Frame 1 (no input): blank canvas, image omitted
Frame 60 (no input): blank canvas, image omitted
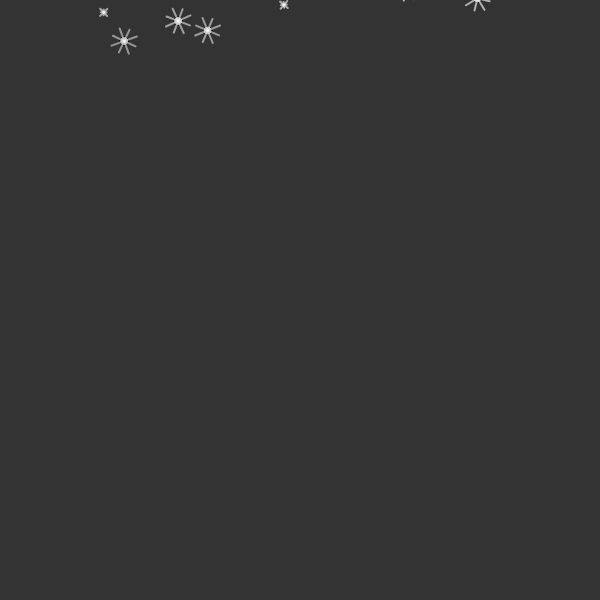
Frame 120 (the mouse pressed at the canvas centre since frame 60)

The p5.js sketch whose frames 1 and 60 were blank and that drew this single picture after the mouse press (run headless with seeded random() and noise() and a simulated clock; from frame 60 on, the mouse is pressed at the canvas centre):

// p5.js sketch
// ── sketch.js
var flakes = [];
var flakeCount;

function setup() {
  createCanvas(600, 600);
  flakeCount = 0;
  for (var i = 0; i < flakeCount; i++) {
    var ss = random(shapesSizes);
    flakes[i] = new flake(random(width), random(-100, -500), ss.size, ss.r, ss.alpha)

  }
}

function draw() {
  background(51);
  if (frameCount % 10 == 0) {
    var ss = random(shapesSizes);
    flakes.push(new flake(random(width), -20, ss.size, ss.r, ss.alpha))

  }

  for (var i = 0; i < flakes.length; i++) {
    flakes[i].show();
    flakes[i].fall();
    flakes[i].update();
    if (flakes[i].alpha < 10) {
      flakes.splice(i, 1);
    }
  }

}

// ── shapesSizes.js
var shapesSizes = [{
    r:0 ,
    size: 5,
    alpha:200,
  },
  {
    r:1 ,
    size: 10,
    alpha:200,
  },
  {
    r:3 ,
    size: 15,
    alpha:200,
  },
  {
    r:5 ,
    size: 20,
    alpha:200,
  },
  {
    r:9 ,
    size: 25,
    alpha:200,
  },
  {
    r:10 ,
    size: 25,
    alpha:200,
  }
]

// ── snowFlake.js
function flake(x, y, size, r, alpha) {
  this.loc = createVector(x, y);
  this.size = size;
  this.alpha = alpha;
  this.r = r;
  this.halfSize = size / 2;
  this.scale = 2;
  this.vil = createVector(0, 0);
  this.acc = createVector(0, 0);
  this.gravity = createVector(0, 0.01);
  this.angle=0
  this.applyForce = function(f) {
    this.acc.add(f);
  }

  this.show = function() {

    fill(255, this.alpha);
    ellipse(this.loc.x, this.loc.y, this.r);
    push()
    translate(this.loc.x,this.loc.y)
    rotate(this.angle)
    strokeWeight(2)
    stroke(255, this.alpha)
    line(0, 0 - this.halfSize, 0, 0 + this.halfSize);
    line(0 - this.halfSize, 0, 0 + this.halfSize, 0);
    line(0 - this.halfSize + 3, 0 - this.halfSize + 3, 0 + this.halfSize - 3, 0 + this.halfSize - 3);
    line(0 + this.halfSize - 3, 0 - this.halfSize + 3, 0 - this.halfSize + 3, 0 + this.halfSize - 3);
    pop()
  }

  this.update = function() {
    this.vil.add(this.acc);
    this.loc.add(this.vil);
    this.acc.mult(0);
    this.alpha -= 0.7;
    this.angle+=0.1/this.size;
  }

  this.fall = function() {
    this.applyForce(this.gravity);
  }




}
